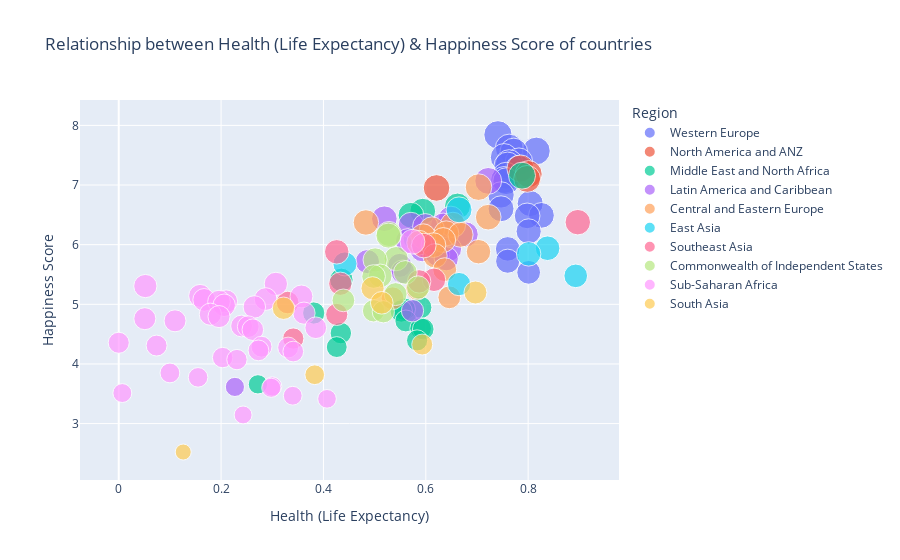

Notebook source saved alongside this figure:
### Code cell
fig = px.scatter(data_frame=df,x='Health (Life Expectancy)',y= 'Happiness Score', 
                 title="Relationship between Health (Life Expectancy) & Happiness Score of countries", 
                labels={
                     "Health (Life Expectancy)": "Health (Life Expectancy)",
                     "Happiness Score": "Happiness Score" } , size='Happiness Score', color =  'Region', hover_name='Country'       
                 )
fig.show()

### Figure 1 — Plotly figure (JSON) as saved in the notebook; plotly's stock layout.template omitted (floating-point values rounded to 4 significant figures)
{"data": [{"hovertemplate": "<b>%{hovertext}</b><br><br>Region=Western Europe<br>Health (Life Expectancy)=%{x}<br>Happiness Score=%{marker.size}<extra></extra>", "hovertext": ["Finland", "Denmark", "Switzerland", "Iceland", "Netherlands", "Norway", "Sweden", "Luxembourg", "Austria", "Germany", "Ireland", "United Kingdom", "Belgium", "France", "Malta", "Spain", "Italy", "Cyprus", "Portugal", "Greece", "North Cyprus"], "legendgroup": "Western Europe", "marker": {"color": "#636efa", "size": [7.842, 7.62, 7.571, 7.554, 7.464, 7.392, 7.363, 7.324, 7.268, 7.155, 7.085, 7.064, 6.834, 6.69, 6.602, 6.491, 6.483, 6.223, 5.929, 5.723, 5.536], "sizemode": "area", "sizeref": 0.01961, "symbol": "circle"}, "mode": "markers", "name": "Western Europe", "orientation": "v", "showlegend": true, "type": "scatter", "x": [0.741, 0.763, 0.816, 0.772, 0.753, 0.782, 0.763, 0.76, 0.782, 0.757, 0.753, 0.757, 0.747, 0.804, 0.747, 0.826, 0.798, 0.801, 0.76, 0.76, 0.801], "xaxis": "x", "y": [7.842, 7.62, 7.571, 7.554, 7.464, 7.392, 7.363, 7.324, 7.268, 7.155, 7.085, 7.064, 6.834, 6.69, 6.602, 6.491, 6.483, 6.223, 5.929, 5.723, 5.536], "yaxis": "y"}, {"hovertemplate": "<b>%{hovertext}</b><br><br>Region=North America and ANZ<br>Health (Life Expectancy)=%{x}<br>Happiness Score=%{marker.size}<extra></extra>", "hovertext": ["New Zealand", "Australia", "Canada", "United States"], "legendgroup": "North America and ANZ", "marker": {"color": "#EF553B", "size": [7.277, 7.183, 7.103, 6.951], "sizemode": "area", "sizeref": 0.01961, "symbol": "circle"}, "mode": "markers", "name": "North America and ANZ", "orientation": "v", "showlegend": true, "type": "scatter", "x": [0.785, 0.801, 0.798, 0.621], "xaxis": "x", "y": [7.277, 7.183, 7.103, 6.951], "yaxis": "y"}, {"hovertemplate": "<b>%{hovertext}</b><br><br>Region=Middle East and North Africa<br>Health (Life Expectancy)=%{x}<br>Happiness Score=%{marker.size}<extra></extra>", "hovertext": ["Israel", "Bahrain", "United Arab Emirates", "Saudi Arabia", "Kuwait", "Libya", "Turkey", "Morocco", "Algeria", "Iraq", "Iran", "Tunisia", "Lebanon", "Palestinian Territories", "Jordan", "Egypt", "Yemen"], "legendgroup": "Middle East and North Africa", "marker": {"color": "#00cc96", "size": [7.157, 6.647, 6.561, 6.494, 6.106, 5.41, 4.948, 4.918, 4.887, 4.854, 4.721, 4.596, 4.584, 4.517, 4.395, 4.283, 3.658], "sizemode": "area", "sizeref": 0.01961, "symbol": "circle"}, "mode": "markers", "name": "Middle East and North Africa", "orientation": "v", "showlegend": true, "type": "scatter", "x": [0.788, 0.662, 0.594, 0.571, 0.58, 0.435, 0.59, 0.558, 0.552, 0.381, 0.561, 0.59, 0.595, 0.434, 0.583, 0.426, 0.272], "xaxis": "x", "y": [7.157, 6.647, 6.561, 6.494, 6.106, 5.41, 4.948, 4.918, 4.887, 4.854, 4.721, 4.596, 4.584, 4.517, 4.395, 4.283, 3.658], "yaxis": "y"}, {"hovertemplate": "<b>%{hovertext}</b><br><br>Region=Latin America and Caribbean<br>Health (Life Expectancy)=%{x}<br>Happiness Score=%{marker.size}<extra></extra>", "hovertext": ["Costa Rica", "Guatemala", "Uruguay", "Brazil", "Mexico", "Jamaica", "Panama", "Chile", "El Salvador", "Colombia", "Nicaragua", "Argentina", "Honduras", "Peru", "Ecuador", "Bolivia", "Paraguay", "Dominican Republic", "Venezuela", "Haiti"], "legendgroup": "Latin America and Caribbean", "marker": {"color": "#ab63fa", "size": [7.069, 6.435, 6.431, 6.33, 6.317, 6.309, 6.18, 6.172, 6.061, 6.012, 5.972, 5.929, 5.919, 5.84, 5.764, 5.716, 5.653, 5.545, 4.892, 3.615], "sizemode": "area", "sizeref": 0.01961, "symbol": "circle"}, "mode": "markers", "name": "Latin America and Caribbean", "orientation": "v", "showlegend": true, "type": "scatter", "x": [0.722, 0.519, 0.649, 0.571, 0.634, 0.599, 0.667, 0.678, 0.565, 0.615, 0.604, 0.646, 0.593, 0.623, 0.64, 0.486, 0.549, 0.555, 0.574, 0.227], "xaxis": "x", "y": [7.069, 6.435, 6.431, 6.33, 6.317, 6.309, 6.18, 6.172, 6.061, 6.012, 5.972, 5.929, 5.919, 5.84, 5.764, 5.716, 5.653, 5.545, 4.892, 3.615], "yaxis": "y"}, {"hovertemplate": "<b>%{hovertext}</b><br><br>Region=Central and Eastern Europe<br>Health (Life Expectancy)=%{x}<br>Happiness Score=%{marker.size}<extra></extra>", "hovertext": ["Czech Republic", "Slovenia", "Kosovo", "Slovakia", "Lithuania", "Estonia", "Poland", "Romania", "Serbia", "Latvia", "Hungary", "Croatia", "Bosnia and Herzegovina", "Montenegro", "Bulgaria", "Albania", "North Macedonia"], "legendgroup": "Central and Eastern Europe", "marker": {"color": "#FFA15A", "size": [6.965, 6.461, 6.372, 6.331, 6.255, 6.189, 6.166, 6.14, 6.078, 6.032, 5.992, 5.882, 5.813, 5.581, 5.266, 5.117, 5.101], "sizemode": "area", "sizeref": 0.01961, "symbol": "circle"}, "mode": "markers", "name": "Central and Eastern Europe", "orientation": "v", "showlegend": true, "type": "scatter", "x": [0.703, 0.722, 0.483, 0.653, 0.612, 0.64, 0.668, 0.595, 0.634, 0.587, 0.615, 0.703, 0.618, 0.637, 0.583, 0.646, 0.535], "xaxis": "x", "y": [6.965, 6.461, 6.372, 6.331, 6.255, 6.189, 6.166, 6.14, 6.078, 6.032, 5.992, 5.882, 5.813, 5.581, 5.266, 5.117, 5.101], "yaxis": "y"}, {"hovertemplate": "<b>%{hovertext}</b><br><br>Region=East Asia<br>Health (Life Expectancy)=%{x}<br>Happiness Score=%{marker.size}<extra></extra>", "hovertext": ["Taiwan Province of China", "Japan", "South Korea", "Mongolia", "Hong Kong S.A.R. of China", "China"], "legendgroup": "East Asia", "marker": {"color": "#19d3f3", "size": [6.584, 5.94, 5.845, 5.677, 5.477, 5.339], "sizemode": "area", "sizeref": 0.01961, "symbol": "circle"}, "mode": "markers", "name": "East Asia", "orientation": "v", "showlegend": true, "type": "scatter", "x": [0.665, 0.838, 0.801, 0.442, 0.893, 0.665], "xaxis": "x", "y": [6.584, 5.94, 5.845, 5.677, 5.477, 5.339], "yaxis": "y"}, {"hovertemplate": "<b>%{hovertext}</b><br><br>Region=Southeast Asia<br>Health (Life Expectancy)=%{x}<br>Happiness Score=%{marker.size}<extra></extra>", "hovertext": ["Singapore", "Thailand", "Philippines", "Vietnam", "Malaysia", "Indonesia", "Laos", "Cambodia", "Myanmar"], "legendgroup": "Southeast Asia", "marker": {"color": "#FF6692", "size": [6.377, 5.985, 5.88, 5.411, 5.384, 5.345, 5.03, 4.83, 4.426], "sizemode": "area", "sizeref": 0.01961, "symbol": "circle"}, "mode": "markers", "name": "Southeast Asia", "orientation": "v", "showlegend": true, "type": "scatter", "x": [0.897, 0.596, 0.426, 0.616, 0.587, 0.433, 0.33, 0.426, 0.341], "xaxis": "x", "y": [6.377, 5.985, 5.88, 5.411, 5.384, 5.345, 5.03, 4.83, 4.426], "yaxis": "y"}, {"hovertemplate": "<b>%{hovertext}</b><br><br>Region=Commonwealth of Independent States<br>Health (Life Expectancy)=%{x}<br>Happiness Score=%{marker.size}<extra></extra>", "hovertext": ["Uzbekistan", "Kazakhstan", "Moldova", "Kyrgyzstan", "Belarus", "Russia", "Tajikistan", "Armenia", "Azerbaijan", "Turkmenistan", "Georgia", "Ukraine"], "legendgroup": "Commonwealth of Independent States", "marker": {"color": "#B6E880", "size": [6.179, 6.152, 5.766, 5.744, 5.534, 5.477, 5.466, 5.283, 5.171, 5.066, 4.891, 4.875], "sizemode": "area", "sizeref": 0.01961, "symbol": "circle"}, "mode": "markers", "name": "Commonwealth of Independent States", "orientation": "v", "showlegend": true, "type": "scatter", "x": [0.528, 0.527, 0.542, 0.501, 0.56, 0.511, 0.498, 0.585, 0.541, 0.439, 0.498, 0.517], "xaxis": "x", "y": [6.179, 6.152, 5.766, 5.744, 5.534, 5.477, 5.466, 5.283, 5.171, 5.066, 4.891, 4.875], "yaxis": "y"}, {"hovertemplate": "<b>%{hovertext}</b><br><br>Region=Sub-Saharan Africa<br>Health (Life Expectancy)=%{x}<br>Happiness Score=%{marker.size}<extra></extra>", "hovertext": ["Mauritius", "Congo (Brazzaville)", "Ivory Coast", "Cameroon", "Senegal", "Ghana", "Niger", "Gambia", "Benin", "Guinea", "South Africa", "Gabon", "Burkina Faso", "Mozambique", "Nigeria", "Mali", "Uganda", "Liberia", "Kenya", "Namibia", "Chad", "Swaziland", "Comoros", "Ethiopia", "Mauritania", "Madagascar", "Togo", "Zambia", "Sierra Leone", "Burundi", "Tanzania", "Malawi", "Lesotho", "Botswana", "Rwanda", "Zimbabwe"], "legendgroup": "Sub-Saharan Africa", "marker": {"color": "#FF97FF", "size": [6.049, 5.342, 5.306, 5.142, 5.132, 5.088, 5.074, 5.051, 5.045, 4.984, 4.956, 4.852, 4.834, 4.794, 4.759, 4.723, 4.636, 4.625, 4.607, 4.574, 4.355, 4.308, 4.289, 4.275, 4.227, 4.208, 4.107, 4.073, 3.849, 3.775, 3.623, 3.6, 3.512, 3.467, 3.415, 3.145], "sizemode": "area", "sizeref": 0.01961, "symbol": "circle"}, "mode": "markers", "name": "Sub-Saharan Africa", "orientation": "v", "showlegend": true, "type": "scatter", "x": [0.574, 0.307, 0.052, 0.159, 0.357, 0.287, 0.167, 0.21, 0.196, 0.206, 0.265, 0.362, 0.179, 0.196, 0.051, 0.11, 0.24, 0.253, 0.385, 0.262, 0, 0.074, 0.279, 0.331, 0.273, 0.341, 0.203, 0.231, 0.1, 0.155, 0.3, 0.298, 0.007, 0.34, 0.407, 0.243], "xaxis": "x", "y": [6.049, 5.342, 5.306, 5.142, 5.132, 5.088, 5.074, 5.051, 5.045, 4.984, 4.956, 4.852, 4.834, 4.794, 4.759, 4.723, 4.636, 4.625, 4.607, 4.574, 4.355, 4.308, 4.289, 4.275, 4.227, 4.208, 4.107, 4.073, 3.849, 3.775, 3.623, 3.6, 3.512, 3.467, 3.415, 3.145], "yaxis": "y"}, {"hovertemplate": "<b>%{hovertext}</b><br><br>Region=South Asia<br>Health (Life Expectancy)=%{x}<br>Happiness Score=%{marker.size}<extra></extra>", "hovertext": ["Nepal", "Maldives", "Bangladesh", "Pakistan", "Sri Lanka", "India", "Afghanistan"], "legendgroup": "South Asia", "marker": {"color": "#FECB52", "size": [5.269, 5.198, 5.025, 4.934, 4.325, 3.819, 2.523], "sizemode": "area", "sizeref": 0.01961, "symbol": "circle"}, "mode": "markers", "name": "South Asia", "orientation": "v", "showlegend": true, "type": "scatter", "x": [0.496, 0.697, 0.514, 0.322, 0.593, 0.383, 0.126], "xaxis": "x", "y": [5.269, 5.198, 5.025, 4.934, 4.325, 3.819, 2.523], "yaxis": "y"}], "layout": {"legend": {"itemsizing": "constant", "title": {"text": "Region"}, "tracegroupgap": 0}, "title": {"text": "Relationship between Health (Life Expectancy) & Happiness Score of countries"}, "xaxis": {"anchor": "y", "domain": [0, 1], "title": {"text": "Health (Life Expectancy)"}}, "yaxis": {"anchor": "x", "domain": [0, 1], "title": {"text": "Happiness Score"}}}}
